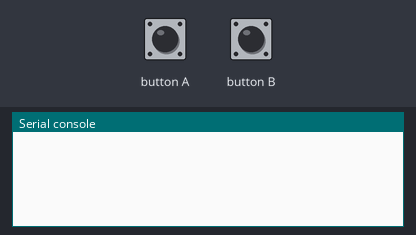
A program run on a simulated BBC micro:bit (MakeCode). Parts: the last lines printed to the serial console. The test bench sets the inputs (shaded band). No radio messages arrive unless stated (any console line starting 'radio sent:' is added by the test bench).

Above: at 1.2 s.
1.3 s: button A pressed for 0.15 s
At 2.6 s:
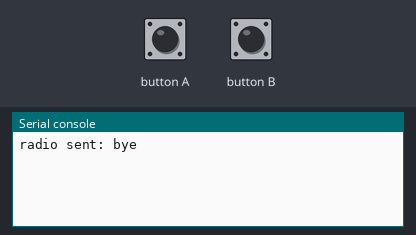
2.9 s: button B pressed for 0.15 s
At 4.0 s:
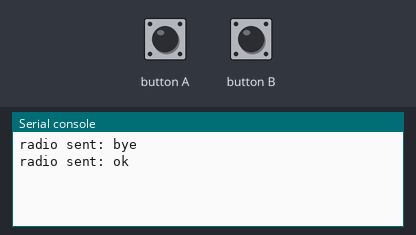

Measured:
- after the input at 1.3 s, the serial console: prints a new line after 0.15 s (image 1)
- after the input at 2.9 s, the serial console: prints a new line after 0.15 s (image 2)

The program:

main.ts
```typescript
input.onButtonPressed(Button.A, function () {
    radio.sendString("bye")
})
input.onButtonPressed(Button.B, function () {
    radio.sendString("ok")
})
huskylens.initI2c()
huskylens.initMode(protocolAlgorithm.ALGORITHM_FACE_RECOGNITION)
radio.setGroup(1)
basic.forever(function () {
    huskylens.request()
    if (huskylens.isAppear(1, HUSKYLENSResultType_t.HUSKYLENSResultBlock)) {
        radio.sendString("ok")
    }
})
```

test.ts
```typescript
// 在這裡測試；當此封包作為擴充功能時，將不會編譯此內容。
```
